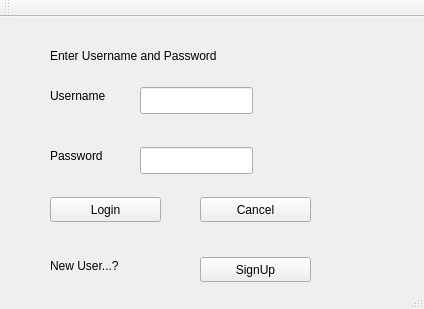
<?xml version="1.0" encoding="UTF-8"?>
<ui version="4.0">
 <class>login</class>
 <widget class="QMainWindow" name="login">
  <property name="geometry">
   <rect>
    <x>0</x>
    <y>0</y>
    <width>424</width>
    <height>309</height>
   </rect>
  </property>
  <property name="windowTitle">
   <string>login</string>
  </property>
  <widget class="QWidget" name="centralWidget">
   <widget class="QLabel" name="label">
    <property name="geometry">
     <rect>
      <x>50</x>
      <y>70</y>
      <width>71</width>
      <height>17</height>
     </rect>
    </property>
    <property name="text">
     <string>Username</string>
    </property>
   </widget>
   <widget class="QLineEdit" name="usernametext">
    <property name="geometry">
     <rect>
      <x>140</x>
      <y>70</y>
      <width>113</width>
      <height>27</height>
     </rect>
    </property>
   </widget>
   <widget class="QLabel" name="label_2">
    <property name="geometry">
     <rect>
      <x>50</x>
      <y>130</y>
      <width>71</width>
      <height>17</height>
     </rect>
    </property>
    <property name="text">
     <string>Password</string>
    </property>
   </widget>
   <widget class="QLineEdit" name="passwordtext">
    <property name="geometry">
     <rect>
      <x>140</x>
      <y>130</y>
      <width>113</width>
      <height>27</height>
     </rect>
    </property>
   </widget>
   <widget class="QLabel" name="label_3">
    <property name="geometry">
     <rect>
      <x>50</x>
      <y>30</y>
      <width>311</width>
      <height>17</height>
     </rect>
    </property>
    <property name="text">
     <string>Enter Username and Password</string>
    </property>
   </widget>
   <widget class="QLabel" name="label_4">
    <property name="geometry">
     <rect>
      <x>50</x>
      <y>240</y>
      <width>111</width>
      <height>17</height>
     </rect>
    </property>
    <property name="text">
     <string>New User...?</string>
    </property>
   </widget>
   <widget class="QToolButton" name="login_2">
    <property name="geometry">
     <rect>
      <x>50</x>
      <y>180</y>
      <width>111</width>
      <height>25</height>
     </rect>
    </property>
    <property name="text">
     <string>Login</string>
    </property>
   </widget>
   <widget class="QToolButton" name="quitapp">
    <property name="geometry">
     <rect>
      <x>200</x>
      <y>180</y>
      <width>111</width>
      <height>25</height>
     </rect>
    </property>
    <property name="text">
     <string>Cancel</string>
    </property>
   </widget>
   <widget class="QToolButton" name="newuser">
    <property name="geometry">
     <rect>
      <x>200</x>
      <y>240</y>
      <width>111</width>
      <height>25</height>
     </rect>
    </property>
    <property name="text">
     <string>SignUp</string>
    </property>
   </widget>
  </widget>
  <widget class="QToolBar" name="mainToolBar">
   <attribute name="toolBarArea">
    <enum>TopToolBarArea</enum>
   </attribute>
   <attribute name="toolBarBreak">
    <bool>false</bool>
   </attribute>
  </widget>
  <widget class="QStatusBar" name="statusBar"/>
 </widget>
 <layoutdefault spacing="6" margin="11"/>
 <resources/>
 <connections/>
</ui>
